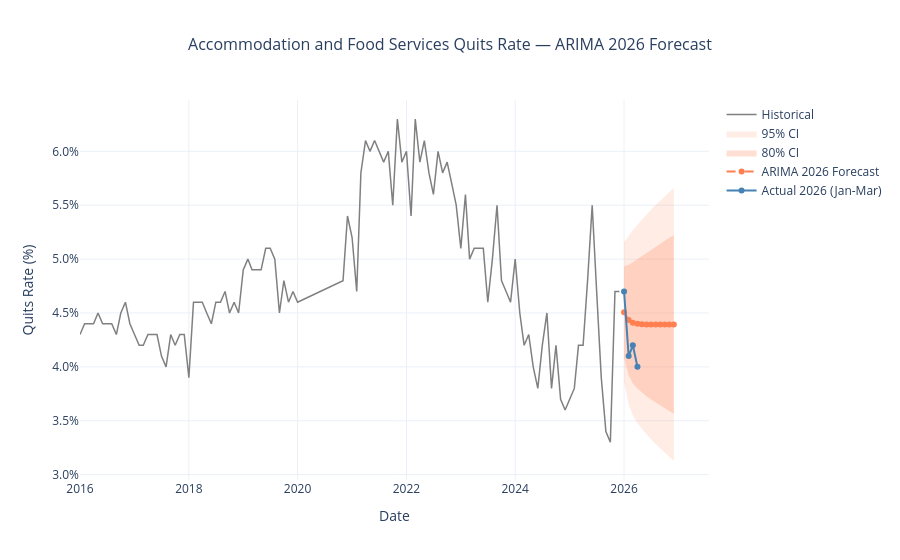

The notebook cell this image was saved under:
### Code cell
# --- Forward Forecast: 2026 ---
# Retrain ARIMA on full series through Dec 2025
full_series = df_interp[df_interp.index < '2026-01-01']['quit_rate']
full_series.index = pd.DatetimeIndex(full_series.index, freq='MS')

arima_final = SARIMAX(
    full_series,
    order=(1, 1, 1),
    seasonal_order=(0, 0, 0, 0)
).fit(disp=False)

forecast_index = pd.date_range(start='2026-01-01', periods=12, freq='MS')

forecast_result = arima_final.get_forecast(12)
arima_2026 = forecast_result.predicted_mean
arima_2026.index = forecast_index

ci_80 = forecast_result.conf_int(alpha=0.20)
ci_95 = forecast_result.conf_int(alpha=0.05)
ci_80.index = forecast_index
ci_95.index = forecast_index

fig = go.Figure()

# Historical series
fig.add_trace(go.Scatter(
    x=full_series.index, y=full_series.values,
    mode='lines', name='Historical',
    line=dict(color='gray', width=1.5),
    hovertemplate='%{x|%b %Y}: %{customdata}<extra></extra>',
    customdata=[f'{v:.2f}%' for v in full_series.values]
))

# 95% CI band
fig.add_trace(go.Scatter(
    x=pd.concat([ci_95.index.to_series(), ci_95.index.to_series()[::-1]]),
    y=pd.concat([ci_95.iloc[:, 1], ci_95.iloc[:, 0][::-1]]),
    fill='toself', fillcolor='rgba(255,127,80,0.15)',
    line=dict(width=0), showlegend=True, name='95% CI'
))

# 80% CI band
fig.add_trace(go.Scatter(
    x=pd.concat([ci_80.index.to_series(), ci_80.index.to_series()[::-1]]),
    y=pd.concat([ci_80.iloc[:, 1], ci_80.iloc[:, 0][::-1]]),
    fill='toself', fillcolor='rgba(255,127,80,0.25)',
    line=dict(width=0), showlegend=True, name='80% CI'
))

# 2026 forecast
fig.add_trace(go.Scatter(
    x=arima_2026.index, y=arima_2026.values,
    mode='lines+markers', name='ARIMA 2026 Forecast',
    line=dict(color='coral', width=2, dash='dash'),
    marker=dict(size=6),
    hovertemplate='%{x|%b %Y}: %{customdata}<extra></extra>',
    customdata=[f'{v:.2f}%' for v in arima_2026.values]
))

# Actual Jan-Apr 2026 for immediate validation
actual_2026 = df_interp[df_interp.index >= '2026-01-01']['quit_rate']
fig.add_trace(go.Scatter(
    x=actual_2026.index, y=actual_2026.values,
    mode='lines+markers', name='Actual 2026 (Jan-Apr)',
    line=dict(color='steelblue', width=2),
    marker=dict(size=6),
    hovertemplate='%{x|%b %Y}: %{customdata}<extra></extra>',
    customdata=[f'{v:.2f}%' for v in actual_2026.values]
))

fig.update_layout(
    title=dict(text='Accommodation and Food Services Quits Rate — ARIMA 2026 Forecast',
               x=0.5, font=dict(size=16)),
    xaxis_title='Date',
    yaxis_title='Quits Rate (%)',
    yaxis=dict(
        tickvals=[v / 10 for v in range(10, 75, 5)],
        ticktext=[f'{v / 10:.1f}%' for v in range(10, 75, 5)]
    ),
    template='plotly_white',
    hovermode='x unified'
)

fig.show()
